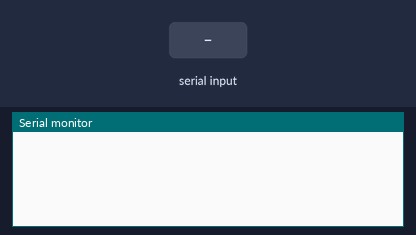
A sketch run on a simulated Particle Photon. Shown: the last lines printed to the serial monitor. The inputs (shaded band) are chosen by the test bench.

Above: at 1.2 s.
1.3 s: "90,45\n" received over Serial
At 3.5 s:
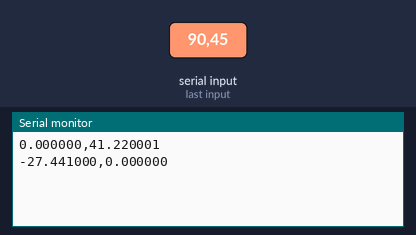
3.8 s: "30,150\n" received over Serial
At 5.7 s:
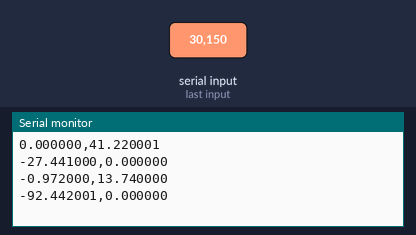
Timing chart, 0 to 7.2 s (numbered marks = the images above; inputs shaded):
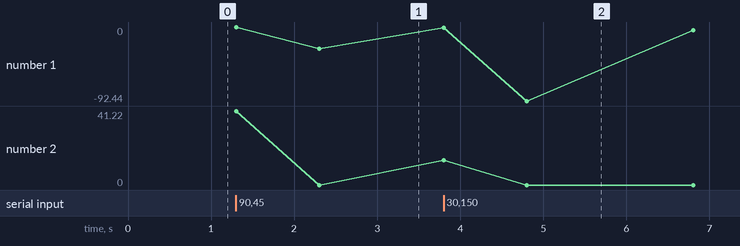

The sketch:

Cascada.ino
```cpp
float uk=0,uk_1=0,ek=0,ek_1=0;
float uk1=0,uk1_1=0,ek1=0,ek1_1=0;
void setup() {
  // put your setup code here, to run once:
Serial.begin(115200);
}

void loop() {

ek1_1=ek1; // guardo el error anterior
ek1=Serial.parseFloat(); // recibo error flotante

uk1_1=uk1; // guardo el valor anterior
uk1=uk1_1-0.6098*ek1+0.5882*ek1_1; // ley de control

ek_1=ek; // guardo el error anterior
ek=Serial.parseFloat(); // recibo error flotante

uk_1=uk; // guardo el valor anterior
uk=0.458*ek; // ley de control

Serial.print(uk1,6);
Serial.print(',');
Serial.println(uk,6); // envio 6 decimales


}
```

Measured:
- after the input at 1.3 s, the serial monitor: prints a new line at once (image 1)
- after the input at 3.8 s, the serial monitor: prints a new line at once (image 2)
- plotted number 1: -27.44 → -4.21 after the input at 3.8 s
